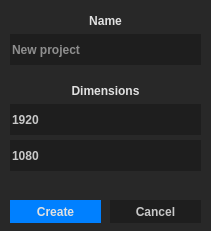
<?xml version="1.0" encoding="UTF-8"?>
<ui version="4.0">
 <class>CreateProject</class>
 <widget class="QWidget" name="CreateProject">
  <property name="geometry">
   <rect>
    <x>0</x>
    <y>0</y>
    <width>211</width>
    <height>231</height>
   </rect>
  </property>
  <property name="windowTitle">
   <string>New project</string>
  </property>
  <property name="styleSheet">
   <string notr="true">QWidget#CreateProject {
	background-color: rgb(40, 40, 40);
}
* {
	font-family: &quot;Arial&quot;;
	font-weight: bold;
}

QLabel {
	color: rgb(225, 225, 225);
	font: 16px &quot;Verdana&quot;
}

QCheckBox {
	color: rgb(225, 225, 225);
	font: 500 8pt &quot;Arial&quot;;
}
QPushButton, QLineEdit, QSpinBox {
	border: none;
	background-color: rgb(30, 30, 30);
	color: rgb(200, 200, 200);
}
QPushButton:hover, QLineEdit:focus, QSpinBox:focus {
	border-color: rgb(0, 128, 255);
	color: rgb(255, 255, 255);
}
QPushButton:hover:pressed {
	background-color: rgb(25, 25, 25);
}</string>
  </property>
  <widget class="QPushButton" name="create_btn">
   <property name="geometry">
    <rect>
     <x>10</x>
     <y>200</y>
     <width>91</width>
     <height>23</height>
    </rect>
   </property>
   <property name="minimumSize">
    <size>
     <width>0</width>
     <height>23</height>
    </size>
   </property>
   <property name="styleSheet">
    <string notr="true">background-color: rgb(0, 128, 255);
color: rgb(225, 225, 225);</string>
   </property>
   <property name="text">
    <string>Create</string>
   </property>
  </widget>
  <widget class="QPushButton" name="cancel_btn">
   <property name="geometry">
    <rect>
     <x>110</x>
     <y>200</y>
     <width>91</width>
     <height>23</height>
    </rect>
   </property>
   <property name="minimumSize">
    <size>
     <width>0</width>
     <height>23</height>
    </size>
   </property>
   <property name="text">
    <string>Cancel</string>
   </property>
  </widget>
  <widget class="QLabel" name="label_3">
   <property name="geometry">
    <rect>
     <x>10</x>
     <y>10</y>
     <width>191</width>
     <height>21</height>
    </rect>
   </property>
   <property name="text">
    <string>Name</string>
   </property>
   <property name="alignment">
    <set>Qt::AlignCenter</set>
   </property>
  </widget>
  <widget class="QLineEdit" name="line_name">
   <property name="geometry">
    <rect>
     <x>10</x>
     <y>34</y>
     <width>191</width>
     <height>31</height>
    </rect>
   </property>
   <property name="minimumSize">
    <size>
     <width>0</width>
     <height>25</height>
    </size>
   </property>
   <property name="styleSheet">
    <string notr="true">font-weight: bold;
color: white;
font-family: &quot;Arial&quot;;</string>
   </property>
   <property name="placeholderText">
    <string>New project</string>
   </property>
  </widget>
  <widget class="QLabel" name="label_4">
   <property name="geometry">
    <rect>
     <x>10</x>
     <y>80</y>
     <width>191</width>
     <height>22</height>
    </rect>
   </property>
   <property name="text">
    <string>Dimensions</string>
   </property>
   <property name="alignment">
    <set>Qt::AlignCenter</set>
   </property>
  </widget>
  <widget class="QSpinBox" name="spin_width">
   <property name="geometry">
    <rect>
     <x>10</x>
     <y>104</y>
     <width>191</width>
     <height>31</height>
    </rect>
   </property>
   <property name="minimumSize">
    <size>
     <width>0</width>
     <height>25</height>
    </size>
   </property>
   <property name="buttonSymbols">
    <enum>QAbstractSpinBox::NoButtons</enum>
   </property>
   <property name="correctionMode">
    <enum>QAbstractSpinBox::CorrectToNearestValue</enum>
   </property>
   <property name="minimum">
    <number>1</number>
   </property>
   <property name="maximum">
    <number>999999999</number>
   </property>
   <property name="value">
    <number>1920</number>
   </property>
  </widget>
  <widget class="QSpinBox" name="spin_height">
   <property name="geometry">
    <rect>
     <x>10</x>
     <y>140</y>
     <width>191</width>
     <height>31</height>
    </rect>
   </property>
   <property name="minimumSize">
    <size>
     <width>0</width>
     <height>25</height>
    </size>
   </property>
   <property name="buttonSymbols">
    <enum>QAbstractSpinBox::NoButtons</enum>
   </property>
   <property name="correctionMode">
    <enum>QAbstractSpinBox::CorrectToNearestValue</enum>
   </property>
   <property name="minimum">
    <number>1</number>
   </property>
   <property name="maximum">
    <number>999999999</number>
   </property>
   <property name="value">
    <number>1080</number>
   </property>
  </widget>
 </widget>
 <layoutdefault spacing="6" margin="11"/>
 <resources/>
 <connections/>
</ui>
